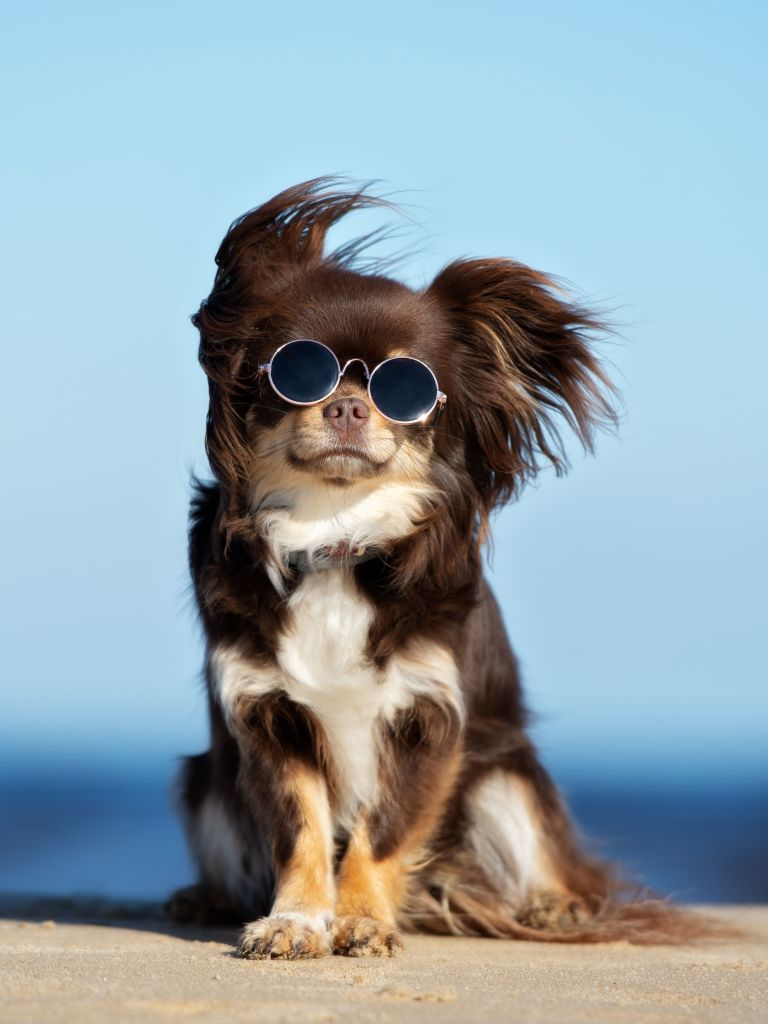
#> input picture images/dog.jpg, 768 x 1024 px, found by its file name
$ python canny_operator.py
#> lines starting #> are read from the running program, lines starting #| are printed output that depends on the picture; after the words box and inside, x2 and y2 are one past the last pixel; in counts of white or black regions, pixels touching at a corner belong together
import cv2
import numpy as np
import matplotlib
matplotlib.use("TkAgg")
import matplotlib.pyplot as plt

img = cv2.imread('images/dog.jpg', 1) # read the image in the rgb format
#> img is the input picture: shape (1024, 768, 3); mean B, G, R 169.8, 161.8, 145.5
# img = cv2.imread('images/dog.jpg', 0) # read the image in the gray format
# img = cv2.imread('images/dog.jpg', -1) # read the original image
edges = cv2.Canny(img, 100, 200)
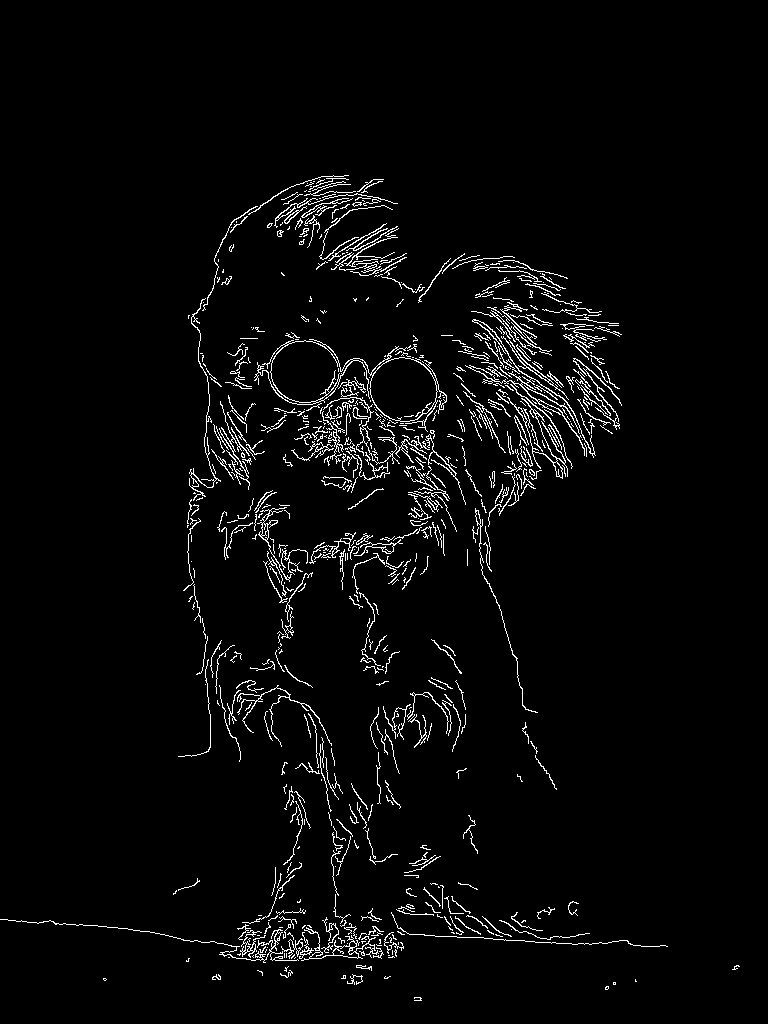
#> edges: shape (1024, 768); 3.2% white in thin lines or dots, all inside (x1, y1, x2, y2) = (0, 175, 740, 1001)

plt.subplot(121)
plt.imshow(img)
plt.title('original image')
plt.xticks([]) # do not show xticks
plt.yticks([]) # do not show yticks

plt.subplot(122)
plt.imshow(edges, cmap='gray')
plt.title('edge image')
plt.xticks([])
plt.yticks([])

plt.show()
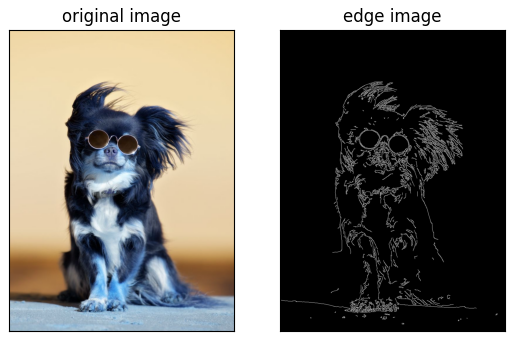
#> figure drawn by matplotlib, 2 panels; B, G, R data is drawn as R, G, B
